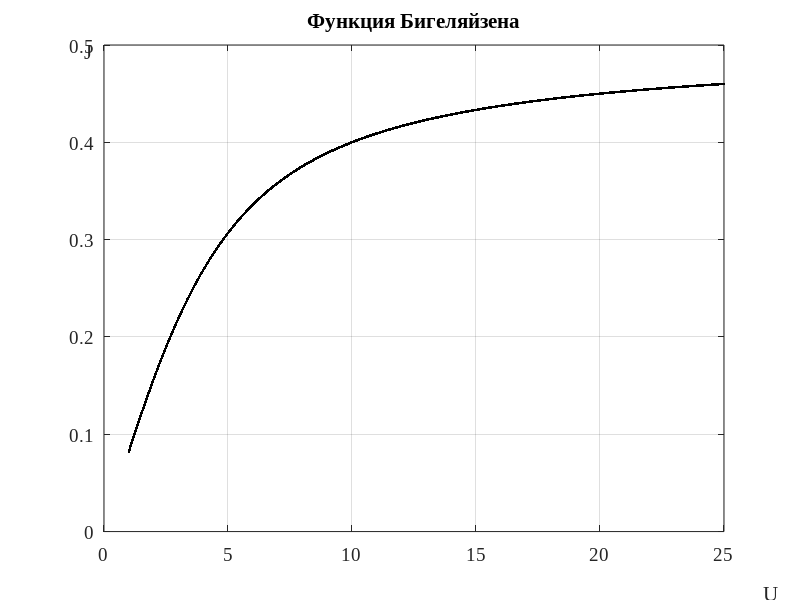
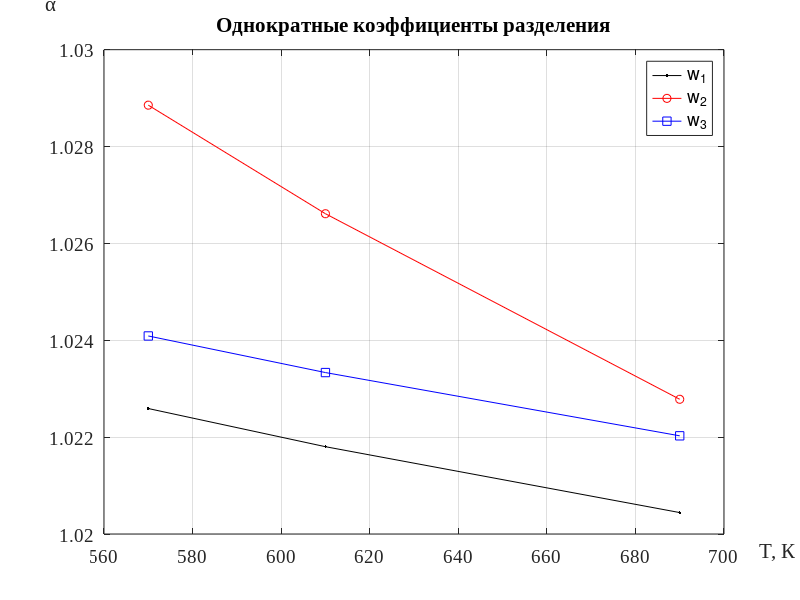

Write the MATLAB code that produced these figures, in order.
%% Практическая работа 1 по МеРСИ...
..."Расчет коэффициентов разделения и констант равновесия в процессе изотопного обмена" 
clear; clc; format; close all;

% Программа рассчитывает значение однократного коэффициента разделения
% alpha для всех предложенных значениях частот и для каждого значения
% температуры
% Реакция вида k1X1+k2X2 -> k3X3 + k4X4
% k = [k1 k2 k3 k4];
% T = [T1 T2 T3]; 

%% Исходные данные
T = [570 610 690];
w1 = [3825 1654 3936]; w3 = 1580; w2 = [3816 1648 3919]; w4 = 1490;

%% Функция Бигеляйзена 
Uf = 1:0.01:25;
Jf = 1/2 - 1./Uf + 1 ./ (exp(Uf) - 1);
figure(1);
plot(Uf, Jf, 'k.'); grid on;
fig2_label1 = xlabel('U', 'FontSize', 14, 'FontName', 'TimesNewRoman');
delta = Uf(length(Uf))-Uf(1); delta = delta*(1/2+1/10);
pos1 = get(fig2_label1, 'position');
pos1(1) = pos1(1) + delta;
delta = Jf(length(Jf))-Jf(1); delta = delta*(5*10^(-20000));
pos1(2) = pos1(2) - 0.025;
set(fig2_label1,'position',pos1);
fig2_label2 = ylabel('J', 'FontSize', 14, 'FontName', 'TimesNewRoman', 'rotation', 0);
pos1 = get(fig2_label2, 'position');
delta = Jf(length(Jf))-Jf(1); delta = delta*(1/2+1/8);
pos1(2) = pos1(2) + delta;
pos1(1) = pos1(1) + 0.8;
set(fig2_label2,'position',pos1);
title('Функция Бигеляйзена', 'FontSize', 14, 'FontName', 'TimesNewRoman'); 
set(gca, 'FontSize', 14, 'FontName', 'TimesNewRoman');

%% Приведенные частоты 
U1 = zeros(length(T), length(w1));
for k = 1:length(T)
    for i = 1:length(w1)
        U1(k,i) = 1.44 * w1(i) / T(k);
    end
end

U2 = zeros(length(T), length(w2));
for k = 1:length(T)
    for i = 1:length(w2)
        U2(k,i) = 1.44 * w2(i) / T(k);
    end
end

U3 = zeros(length(T), 1);
for i = 1:length(T)
    U3(i,1) = 1.44 * w3 / T(i);
end

U4 = zeros(length(T), 1);
for i = 1:length(T)
    U4(i,1) = 1.44 * w4 / T(i);
end

%% Расчет J 
J1 = zeros(length(T), length(U1));
for k = 1:length(T)
    for i = 1:length(U1)
        J1(k,i) = 1/2 - 1/U1(k,i) + 1/(exp(U1(k,i))-1);
    end
end

J2 = zeros(length(T), length(U2));
for k = 1:length(T)
    for i = 1:length(U2)
        J2(k,i) = 1/2 - 1/U2(k,i) + 1/(exp(U2(k,i))-1);
    end
end

J3 = zeros(length(U3), 1);
for i = 1:length(U3)
    J3(i) = 1/2 - 1/U3(i) + 1/(exp(U3(i)) - 1);
end

J4 = zeros(length(U4), 1);
for i = 1:length(U4)
    J4(i) = 1/2 - 1/U4(i) + 1/(exp(U4(i)) - 1);
end

%% Расчет dUi 
dU1 = U1 - U4;
dU2 = U2 - U3;

%% Факторы Бигеляйзена 
% f1
f1 = [];
f2 = [];
for k = 1:length(T)
    for i = 1:length(dU1)
        f1(k,i) = J1(k,i)*dU1(k,i)+J4(k,1)*dU1(k,1)+1;
    end
end

% f2
for k = 1:length(T)
    for i = 1:length(dU1)
        f2(k,i) = J2(k,i)*dU2(k,i)+J3(k,1)*dU2(k,1)+1;
    end
end
%% Значения однократного коэффициента разделения
alpha = [];
for k = 1:length(T)
    for i = 1:length(dU1)
        alpha(k,i) = f1(k,i) / f2 (k, i);
    end
end

%% График
figure(2);
plot(T, alpha(:,1), 'k.-', T, alpha(:,2), 'ro-', T, alpha(:,3), 'bs-'); grid on;
fig2_label1 = xlabel('T, К', 'FontSize', 14, 'FontName', 'TimesNewRoman');
delta = T(length(T))-T(1); delta = delta*(2/3+1/55);
pos1 = get(fig2_label1, 'position');
pos1(1) = pos1(1) + delta;
delta = alpha(length(T),1)-alpha(1,1); delta = delta/5;
pos1(2) = pos1(2) - delta;
set(fig2_label1,'position',pos1);
fig2_label2 = ylabel('\alpha', 'FontSize', 14, 'FontName', 'TimesNewRoman', 'rotation', 0);
pos1 = get(fig2_label2, 'position');
delta = alpha(length(T),1)-alpha(1,1); delta = delta*(5/2+1/5);
pos1(2) = pos1(2) - delta;
set(fig2_label2,'position',pos1);
title('Однократные коэффициенты разделения', 'FontSize', 14, 'FontName', 'TimesNewRoman'); 
legend('w_1', 'w_2', 'w_3');
set(gca, 'FontSize', 14, 'FontName', 'TimesNewRoman');
